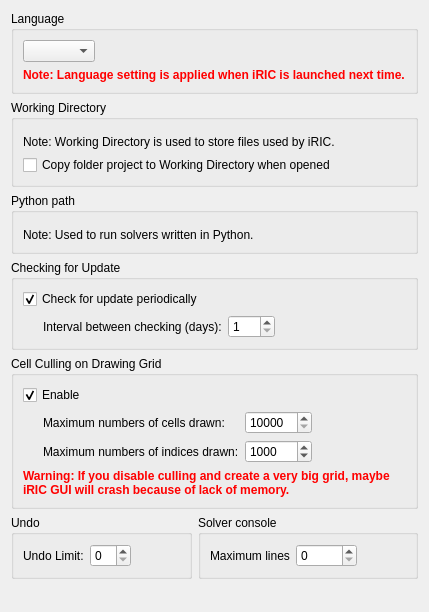
<?xml version="1.0" encoding="UTF-8"?>
<ui version="4.0">
 <class>PreferencePageGeneral</class>
 <widget class="QWidget" name="PreferencePageGeneral">
  <property name="geometry">
   <rect>
    <x>0</x>
    <y>0</y>
    <width>429</width>
    <height>612</height>
   </rect>
  </property>
  <property name="windowTitle">
   <string>Form</string>
  </property>
  <layout class="QVBoxLayout" name="verticalLayout_6">
   <item>
    <widget class="QGroupBox" name="langGroupBox">
     <property name="title">
      <string>Language</string>
     </property>
     <layout class="QVBoxLayout" name="verticalLayout">
      <item>
       <layout class="QHBoxLayout" name="horizontalLayout">
        <item>
         <widget class="QComboBox" name="languageComboBox"/>
        </item>
        <item>
         <spacer name="horizontalSpacer">
          <property name="orientation">
           <enum>Qt::Horizontal</enum>
          </property>
          <property name="sizeHint" stdset="0">
           <size>
            <width>40</width>
            <height>20</height>
           </size>
          </property>
         </spacer>
        </item>
       </layout>
      </item>
      <item>
       <widget class="QLabel" name="langLabel">
        <property name="font">
         <font>
          <weight>75</weight>
          <bold>true</bold>
         </font>
        </property>
        <property name="styleSheet">
         <string notr="true">color: rgb(255, 0, 0);</string>
        </property>
        <property name="text">
         <string>Note: Language setting is applied when iRIC is launched next time.</string>
        </property>
        <property name="wordWrap">
         <bool>true</bool>
        </property>
       </widget>
      </item>
     </layout>
    </widget>
   </item>
   <item>
    <widget class="QGroupBox" name="workingDirGroupBox">
     <property name="title">
      <string>Working Directory</string>
     </property>
     <layout class="QVBoxLayout" name="verticalLayout_2">
      <item>
       <widget class="DirnameEditWidget" name="workDirWidget" native="true"/>
      </item>
      <item>
       <widget class="QLabel" name="label">
        <property name="text">
         <string>Note: Working Directory is used to store files used by iRIC.</string>
        </property>
       </widget>
      </item>
      <item>
       <widget class="QCheckBox" name="folderCopyCheckBox">
        <property name="text">
         <string>Copy folder project to Working Directory when opened</string>
        </property>
       </widget>
      </item>
     </layout>
    </widget>
   </item>
   <item>
    <widget class="QGroupBox" name="pythonGroupBox">
     <property name="title">
      <string>Python path</string>
     </property>
     <layout class="QVBoxLayout" name="verticalLayout_5">
      <item>
       <widget class="FilenameEditWidget" name="pythonPathWidget" native="true"/>
      </item>
      <item>
       <widget class="QLabel" name="label_3">
        <property name="text">
         <string>Note: Used to run solvers written in Python.</string>
        </property>
       </widget>
      </item>
     </layout>
    </widget>
   </item>
   <item>
    <widget class="QGroupBox" name="checkUpdateGroupBox">
     <property name="title">
      <string>Checking for Update</string>
     </property>
     <layout class="QVBoxLayout" name="verticalLayout_3">
      <item>
       <widget class="QCheckBox" name="checkUpdatePeriodicallyCheckBox">
        <property name="text">
         <string>Check for update periodically</string>
        </property>
        <property name="checked">
         <bool>true</bool>
        </property>
       </widget>
      </item>
      <item>
       <layout class="QHBoxLayout" name="horizontalLayout_3" stretch="0,0,0,1">
        <item>
         <spacer name="horizontalSpacer_7">
          <property name="orientation">
           <enum>Qt::Horizontal</enum>
          </property>
          <property name="sizeType">
           <enum>QSizePolicy::Fixed</enum>
          </property>
          <property name="sizeHint" stdset="0">
           <size>
            <width>20</width>
            <height>20</height>
           </size>
          </property>
         </spacer>
        </item>
        <item>
         <widget class="QLabel" name="checkIntervalLabel">
          <property name="text">
           <string>Interval between checking (days):</string>
          </property>
         </widget>
        </item>
        <item>
         <widget class="QSpinBox" name="checkIntervalSpinBox">
          <property name="minimum">
           <number>1</number>
          </property>
          <property name="maximum">
           <number>365</number>
          </property>
         </widget>
        </item>
        <item>
         <spacer name="horizontalSpacer_8">
          <property name="orientation">
           <enum>Qt::Horizontal</enum>
          </property>
          <property name="sizeHint" stdset="0">
           <size>
            <width>40</width>
            <height>20</height>
           </size>
          </property>
         </spacer>
        </item>
       </layout>
      </item>
     </layout>
    </widget>
   </item>
   <item>
    <widget class="QGroupBox" name="cullGroupBox">
     <property name="title">
      <string>Cell Culling on Drawing Grid</string>
     </property>
     <layout class="QVBoxLayout" name="verticalLayout_4">
      <item>
       <widget class="QCheckBox" name="cullEnableCheckBox">
        <property name="text">
         <string>Enable</string>
        </property>
        <property name="checked">
         <bool>true</bool>
        </property>
       </widget>
      </item>
      <item>
       <layout class="QGridLayout" name="gridLayout">
        <item row="0" column="0">
         <spacer name="horizontalSpacer_3">
          <property name="orientation">
           <enum>Qt::Horizontal</enum>
          </property>
          <property name="sizeType">
           <enum>QSizePolicy::Fixed</enum>
          </property>
          <property name="sizeHint" stdset="0">
           <size>
            <width>20</width>
            <height>13</height>
           </size>
          </property>
         </spacer>
        </item>
        <item row="0" column="1">
         <widget class="QLabel" name="cullMaxNumberLabel">
          <property name="text">
           <string>Maximum numbers of cells drawn:</string>
          </property>
         </widget>
        </item>
        <item row="0" column="2">
         <widget class="QSpinBox" name="cullMaxNumberSpinBox">
          <property name="minimum">
           <number>10000</number>
          </property>
          <property name="maximum">
           <number>10000000</number>
          </property>
         </widget>
        </item>
        <item row="0" column="3">
         <spacer name="horizontalSpacer_4">
          <property name="orientation">
           <enum>Qt::Horizontal</enum>
          </property>
          <property name="sizeHint" stdset="0">
           <size>
            <width>40</width>
            <height>20</height>
           </size>
          </property>
         </spacer>
        </item>
        <item row="1" column="0">
         <spacer name="horizontalSpacer_5">
          <property name="orientation">
           <enum>Qt::Horizontal</enum>
          </property>
          <property name="sizeType">
           <enum>QSizePolicy::Fixed</enum>
          </property>
          <property name="sizeHint" stdset="0">
           <size>
            <width>20</width>
            <height>13</height>
           </size>
          </property>
         </spacer>
        </item>
        <item row="1" column="1">
         <widget class="QLabel" name="cullMaxIndexLabel">
          <property name="text">
           <string>Maximum numbers of indices drawn:</string>
          </property>
         </widget>
        </item>
        <item row="1" column="2">
         <widget class="QSpinBox" name="cullMaxIndexSpinBox">
          <property name="minimum">
           <number>100</number>
          </property>
          <property name="maximum">
           <number>10000</number>
          </property>
          <property name="value">
           <number>1000</number>
          </property>
         </widget>
        </item>
        <item row="1" column="3">
         <spacer name="horizontalSpacer_6">
          <property name="orientation">
           <enum>Qt::Horizontal</enum>
          </property>
          <property name="sizeHint" stdset="0">
           <size>
            <width>40</width>
            <height>20</height>
           </size>
          </property>
         </spacer>
        </item>
       </layout>
      </item>
      <item>
       <widget class="QLabel" name="label_2">
        <property name="styleSheet">
         <string notr="true">color: rgb(255, 0, 0); font-weight: bold</string>
        </property>
        <property name="text">
         <string>Warning: If you disable culling and create a very big grid, maybe iRIC GUI will crash because of lack of memory.</string>
        </property>
        <property name="wordWrap">
         <bool>true</bool>
        </property>
       </widget>
      </item>
     </layout>
    </widget>
   </item>
   <item>
    <layout class="QHBoxLayout" name="horizontalLayout_5">
     <item>
      <widget class="QGroupBox" name="undoGroupBox">
       <property name="title">
        <string>Undo</string>
       </property>
       <layout class="QHBoxLayout" name="horizontalLayout_4">
        <item>
         <widget class="QLabel" name="undoLimitLabel">
          <property name="text">
           <string>Undo Limit:</string>
          </property>
         </widget>
        </item>
        <item>
         <widget class="QSpinBox" name="undoLimitSpinBox"/>
        </item>
        <item>
         <spacer name="horizontalSpacer_2">
          <property name="orientation">
           <enum>Qt::Horizontal</enum>
          </property>
          <property name="sizeHint" stdset="0">
           <size>
            <width>50</width>
            <height>20</height>
           </size>
          </property>
         </spacer>
        </item>
       </layout>
      </widget>
     </item>
     <item>
      <widget class="QGroupBox" name="solverConsoleGroupBox">
       <property name="title">
        <string>Solver console</string>
       </property>
       <layout class="QHBoxLayout" name="horizontalLayout_2">
        <item>
         <widget class="QLabel" name="maxLinesLabel">
          <property name="text">
           <string>Maximum lines</string>
          </property>
         </widget>
        </item>
        <item>
         <widget class="QSpinBox" name="maxLinesSpinBox">
          <property name="maximum">
           <number>10000</number>
          </property>
         </widget>
        </item>
        <item>
         <spacer name="horizontalSpacer_9">
          <property name="orientation">
           <enum>Qt::Horizontal</enum>
          </property>
          <property name="sizeHint" stdset="0">
           <size>
            <width>50</width>
            <height>20</height>
           </size>
          </property>
         </spacer>
        </item>
       </layout>
      </widget>
     </item>
    </layout>
   </item>
   <item>
    <spacer name="verticalSpacer">
     <property name="orientation">
      <enum>Qt::Vertical</enum>
     </property>
     <property name="sizeHint" stdset="0">
      <size>
       <width>20</width>
       <height>15</height>
      </size>
     </property>
    </spacer>
   </item>
  </layout>
 </widget>
 <customwidgets>
  <customwidget>
   <class>DirnameEditWidget</class>
   <extends>QWidget</extends>
   <header>guibase/widget/dirnameeditwidget.h</header>
   <container>1</container>
  </customwidget>
  <customwidget>
   <class>FilenameEditWidget</class>
   <extends>QWidget</extends>
   <header>guibase/widget/filenameeditwidget.h</header>
   <container>1</container>
  </customwidget>
 </customwidgets>
 <resources/>
 <connections>
  <connection>
   <sender>checkUpdatePeriodicallyCheckBox</sender>
   <signal>toggled(bool)</signal>
   <receiver>checkIntervalSpinBox</receiver>
   <slot>setEnabled(bool)</slot>
   <hints>
    <hint type="sourcelabel">
     <x>141</x>
     <y>216</y>
    </hint>
    <hint type="destinationlabel">
     <x>257</x>
     <y>241</y>
    </hint>
   </hints>
  </connection>
 </connections>
</ui>
